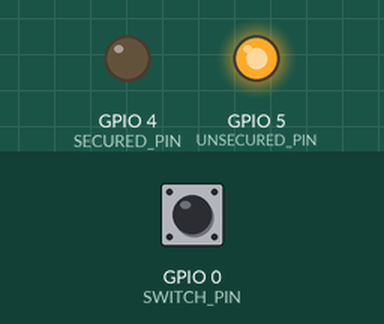
Simulated run of this sketch. Board: ESP8266 (NodeMCU). On the bench: output pins drawn as LEDs (lit = HIGH). The test bench sets the inputs (shaded band); at power-on: GPIO 0 (SWITCH_PIN) HIGH. WiFi joins after 1.5 s; servers stay silent unless stated; what the sketch prints to the serial monitor is not drawn.

Above: at 2.7 s.
2.8 s: GPIO 0 (SWITCH_PIN) pulled LOW for 0.15 s
At 2.87 s:
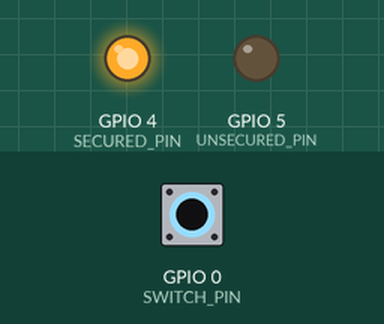
4.4 s: GPIO 0 (SWITCH_PIN) pulled LOW for 3.2 s
At 8.7 s:
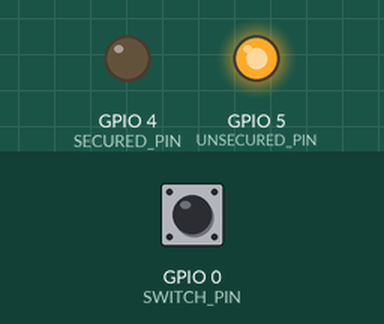
Timing chart, 0 to 10.2 s (numbered marks = the images above; inputs shaded):
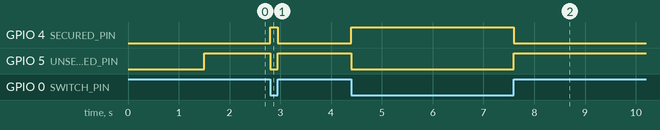

The sketch:

DerekSensors220.ino
```cpp
#include <stdio.h>
#include <ESP8266WebServer.h>
#include <ArduinoJson.h>

#define PORT 80
#define DELAY 500
#define MAX_RETRY 50
#define SWITCH_PIN 0 // D3
#define SECURED_PIN 4 // D2
#define UNSECURED_PIN 5 // D1
#define WIFI_SSD "liam-2.4G"
#define WIFI_PASSWORD "liammail17"

enum SensorStatus {
  UNREACHABLE = 0,
  SECURED = 1,
  UNSECURED = 2
};

struct Sensor {
    byte NodeID;
    String NodeLocation;
    SensorStatus NodeStatus;
} doorSensor;

ESP8266WebServer server(PORT);

void InitSensor()
{
    pinMode(SWITCH_PIN, INPUT_PULLUP);
    pinMode(SECURED_PIN, OUTPUT);
    pinMode(UNSECURED_PIN, OUTPUT);

    doorSensor.NodeID = 220;
    doorSensor.NodeLocation = "Side Door";
    doorSensor.NodeStatus = UNREACHABLE;
}

int InitWiFi() {
    int retries = 0;

    WiFi.mode(WIFI_STA);
    WiFi.begin(WIFI_SSD, WIFI_PASSWORD);

    // check the status of WiFi connection to be WL_CONNECTED
    while ((WiFi.status() != WL_CONNECTED) && (retries < MAX_RETRY)) {
        retries++;
        delay(DELAY);
    }
    return WiFi.status(); // return the WiFi connection status
}

void GetStatus() {
    StaticJsonBuffer<200> jsonBuffer;
    JsonObject& jsonObj = jsonBuffer.createObject();
    char JSONmessageBuffer[200];

    if (doorSensor.NodeID == -1)
        server.send(204);
    else {
        jsonObj["NodeID"] = doorSensor.NodeID;
        jsonObj["NodeLocation"] = doorSensor.NodeLocation;
        jsonObj["NodeStatus"] = (int)doorSensor.NodeStatus;
        jsonObj.prettyPrintTo(JSONmessageBuffer, sizeof(JSONmessageBuffer));
        server.send(200, "application/json", JSONmessageBuffer);
    }
}

void ConfigServerRouting() {
    server.on("/", HTTP_GET, []() {
        server.send(200, "text/html",
            "Welcome to the ESP8266 REST Web Server");
    });
    server.on("/status", HTTP_GET, GetStatus);
}

void setup(void) {
    Serial.begin(115200);
    InitSensor();
    InitWiFi();
    Serial.println(WiFi.localIP());

    ConfigServerRouting();

    server.begin();
}

void loop(void) {
    if (digitalRead(SWITCH_PIN) == HIGH)
    {
        doorSensor.NodeStatus = UNSECURED;
        digitalWrite(SECURED_PIN, LOW);
        digitalWrite(UNSECURED_PIN, HIGH);
    }
    else
    {
        doorSensor.NodeStatus = SECURED;
        digitalWrite(SECURED_PIN, HIGH);
        digitalWrite(UNSECURED_PIN, LOW);
    }
    server.handleClient();
}
```

Measured:
- after the input at 2.8 s, GPIO 4 (SECURED_PIN): LOW → HIGH at once, → LOW 0.15 s later; GPIO 5 (UNSECURED_PIN): HIGH → LOW at once, → HIGH 0.15 s later
- after the input at 4.4 s, GPIO 4 (SECURED_PIN): LOW → HIGH at once, → LOW 3.2 s later; GPIO 5 (UNSECURED_PIN): HIGH → LOW at once, → HIGH 3.2 s later
